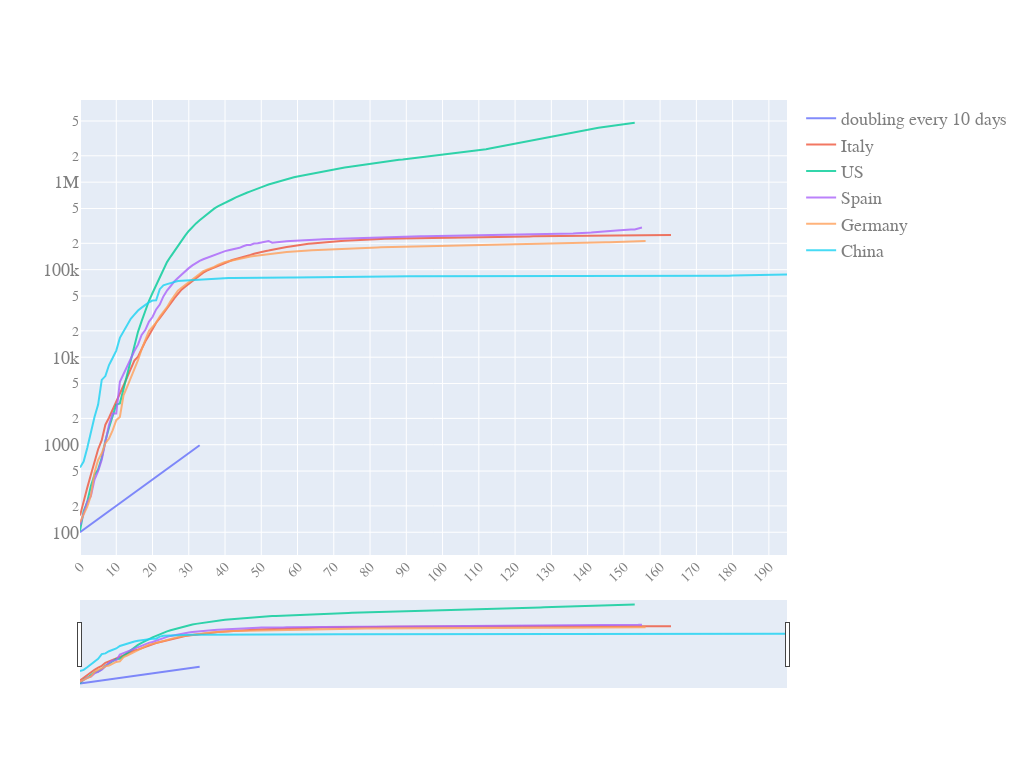

The notebook cell saved with this chart:
### Code cell
quick_plot(df_analyse.date,
           df_analyse.iloc[:,3:-1],
           y_scale='log',
           slider=True)

### Figure 1 — Plotly figure (JSON) as saved in the notebook; plotly's stock layout.template omitted (floating-point values rounded to 4 significant figures; data arrays with more than 128 entries replaced by an {"elided": "..."} marker saying what was removed)
{"data": [{"name": "doubling every 10 days", "opacity": 0.8, "type": "scatter", "x": {"elided": "196 int values"}, "y": {"elided": "196 float values"}}, {"name": "Italy", "opacity": 0.8, "type": "scatter", "x": {"elided": "196 int values"}, "y": {"elided": "196 int values"}}, {"name": "US", "opacity": 0.8, "type": "scatter", "x": {"elided": "196 int values"}, "y": {"elided": "196 int values"}}, {"name": "Spain", "opacity": 0.8, "type": "scatter", "x": {"elided": "196 int values"}, "y": {"elided": "196 int values"}}, {"name": "Germany", "opacity": 0.8, "type": "scatter", "x": {"elided": "196 int values"}, "y": {"elided": "196 int values"}}, {"name": "China", "opacity": 0.8, "type": "scatter", "x": {"elided": "196 int values"}, "y": {"elided": "196 int values"}}], "layout": {"autosize": true, "font": {"color": "#7f7f7f", "family": "PT Sans, monospace", "size": 18}, "height": 768, "width": 1024, "xaxis": {"nticks": 20, "rangeslider": {"visible": true}, "tickangle": -45, "tickfont": {"color": "#7f7f7f", "size": 14}}, "yaxis": {"type": "log"}}}
